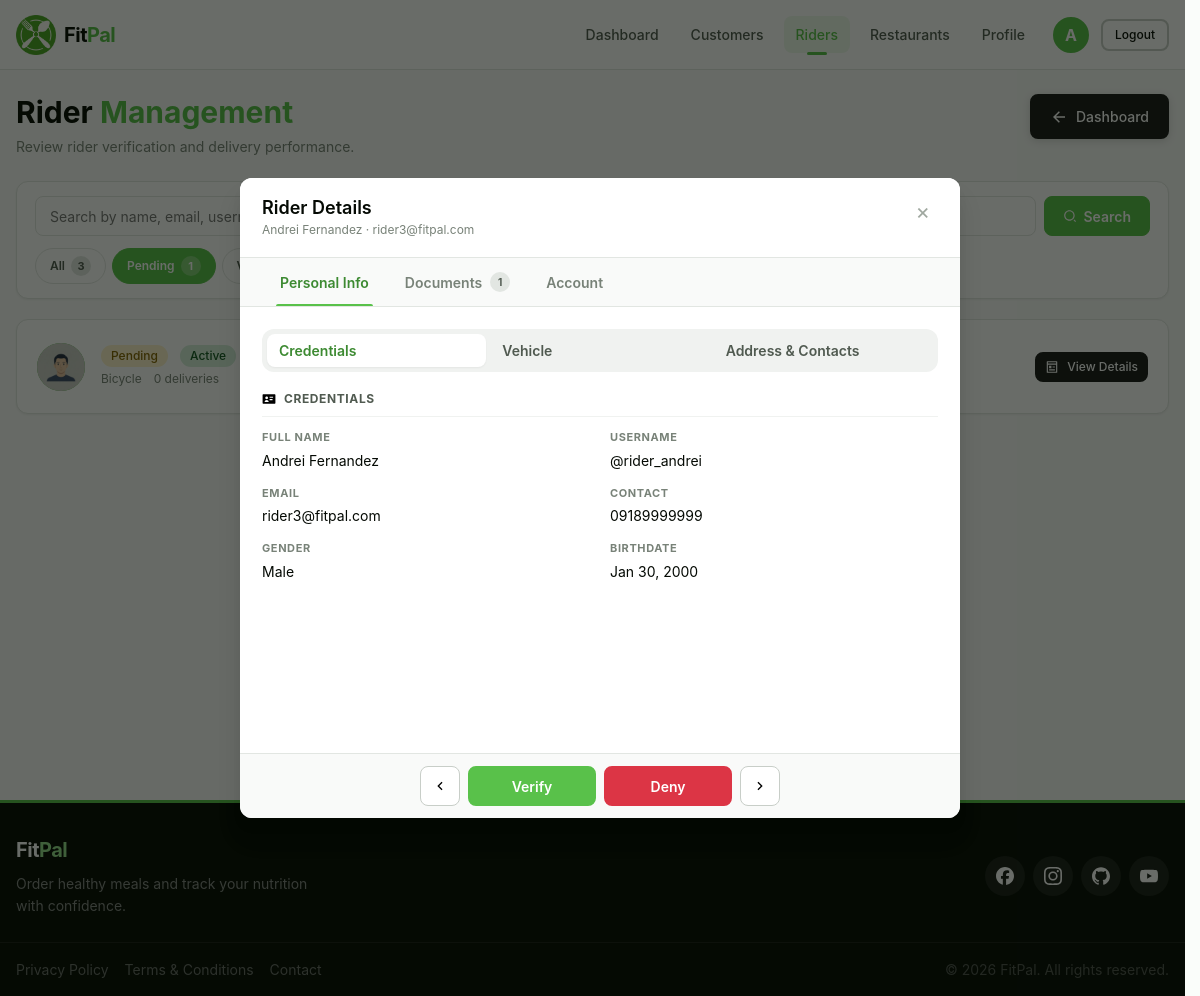
The page /admin/pages/riders.php?status=pending&open=3 (signed in) on the database its author committed.
### tables this page shows
CREATE TABLE delivery_rider (
    delivery_rider_id INT AUTO_INCREMENT PRIMARY KEY,
    first_name VARCHAR(50) NOT NULL,
    middle_name VARCHAR(50) NULL,
    last_name VARCHAR(50) NOT NULL,
    birthdate DATE NULL,
    gender VARCHAR(10) NULL CHECK (
        gender IN ('Male', 'Female', 'Other')
    ),
    email VARCHAR(100) NOT NULL UNIQUE,
    contact_number VARCHAR(15) NOT NULL UNIQUE,
    username VARCHAR(30) NULL UNIQUE,
    password VARCHAR(255) NOT NULL,
    date_created TIMESTAMP DEFAULT CURRENT_TIMESTAMP,
    is_active TINYINT(1) DEFAULT 1,
    INDEX idx_email (email),
    INDEX idx_contact_number (contact_number),
    INDEX idx_username (username)
) COMMENT = 'Delivery rider account information';

CREATE TABLE delivery_rider_profile (
    delivery_rider_profile_id INT AUTO_INCREMENT PRIMARY KEY,
    delivery_rider_id INT NOT NULL UNIQUE,
    financial_account_id INT NOT NULL UNIQUE,
    profile_picture VARCHAR(255) NULL,
    vehicle_type VARCHAR(20) NULL,
    vehicle_plate VARCHAR(10) NULL,
    verification_status VARCHAR(20) NOT NULL DEFAULT 'pending' CHECK (
        verification_status IN (
            'pending',
            'denied',
            'suspended',
            'verified'
        )
    ),
    verified_by_admin_id INT NULL,
    verified_at TIMESTAMP NULL,
    average_rating DECIMAL(2, 1) DEFAULT 0.0 CHECK (
        average_rating BETWEEN 0 AND 5
    ),
    total_deliveries INT DEFAULT 0 CHECK (total_deliveries >= 0),
    is_available TINYINT(1) DEFAULT 1,
    FOREIGN KEY (delivery_rider_id) REFERENCES delivery_rider (delivery_rider_id) ON DELETE CASCADE,
    FOREIGN KEY (financial_account_id) REFERENCES financial_account (financial_account_id) ON DELETE CASCADE,
    FOREIGN KEY (verified_by_admin_id) REFERENCES administrator (administrator_id) ON DELETE SET NULL,
    INDEX idx_delivery_rider_id (delivery_rider_id),
    INDEX idx_financial_account_id (financial_account_id),
    INDEX idx_verification_status (verification_status),
    INDEX idx_is_available (is_available)
) COMMENT = 'Delivery rider profile with verification and performance data';

### admin/pages/riders.php (the view, shortened to what the rows shown need)
<?php
require_once __DIR__ . '/../includes/header.php';
require_once __DIR__ . '/../backend/database/admin-queries.php';
$page   = isset($_GET['page']) ? max(1, (int)$_GET['page']) : 1;
$search = isset($_GET['search']) ? trim((string)$_GET['search']) : '';
$status = isset($_GET['status']) ? (string)$_GET['status'] : 'all';
$openId = isset($_GET['open']) ? (int)$_GET['open'] : 0;
$perPage = 5;
$data   = getRidersPaginated($database_connection, $page, $perPage, $search, $status);
$rows   = $data['rows'];
$openRider = null;
$openDocuments = [];
if ($openId > 0) {
    $openRider = getRiderDetails($database_connection, $openId);
    if ($openRider) {
        $openDocuments  = getRiderDocuments($database_connection, $openId);
    }
}
function buildRiderUrl(array $overrides = []): string
{
    $params = [
        'page'   => $_GET['page']   ?? 1,
        'search' => $_GET['search'] ?? '',
        'status' => $_GET['status'] ?? 'all',
    ];
    foreach ($overrides as $k => $v) {
        if ($v === null || $v === '') {
            unset($params[$k]);
        } else {
            $params[$k] = $v;
        }
    }
    return '?' . http_build_query($params);
}
?>
<div class="content admin-list-page">
    <div class="container">
        <header class="admin-page-header">
            <div class="admin-page-header-left">
                <h1 class="heading-2">Rider <span>Management</span></h1>
            </div>
        </header>
        <div class="admin-table-card">
            <?php if (empty($rows)): ?>
            <div class="admin-table-empty">
                <div class="admin-table-empty-icon" aria-hidden="true"
                    data-fallback-src="<?php echo $assetBase; ?>assets/images/icons/order.svg">
                    <img src="<?php echo $assetBase; ?>assets/images/icons/search-line.svg" alt="">
                </div>
                <p class="admin-table-empty-title">No riders found</p>
                <p class="admin-table-empty-text">
                    <?php if ($search !== ''): ?>
                    No results for "<?php echo htmlspecialchars($search, ENT_QUOTES, 'UTF-8'); ?>".
                    <?php else: ?>
                    Try a different filter.
                    <?php endif; ?>
                </p>
            </div>
            <?php else: ?>
            <div class="admin-table-riders">
                <?php foreach ($rows as $r):
                    $rid = (int)$r['delivery_rider_id'];
                    $name = adminName($r);
                    $initial = adminInitial($r);
                    $verification = (string)($r['verification_status'] ?? 'pending');
                    $isActive = (int)$r['is_active'] === 1;
                    $pic = (string)($r['profile_picture'] ?? '');
                    $picUrl = $pic !== '' ? adminAssetUrl($assetBase, $pic) : '';
                ?>
                <div class="admin-table-row">
                    <div class="admin-cell-avatar">
                        <?php if ($picUrl !== ''): ?>
                        <img src="<?php echo htmlspecialchars($picUrl, ENT_QUOTES, 'UTF-8'); ?>" alt=""
                            data-initial="<?php echo htmlspecialchars($initial, ENT_QUOTES, 'UTF-8'); ?>">
                        <?php else: ?>
                        <?php echo htmlspecialchars($initial, ENT_QUOTES, 'UTF-8'); ?>
                        <?php endif; ?>
                    </div>
                    <div class="admin-cell-body">
                        <p class="admin-cell-title"><?php echo htmlspecialchars($name, ENT_QUOTES, 'UTF-8'); ?></p>
                        <p class="admin-cell-subtitle">
                        </p>
                        <div class="admin-cell-meta">
                            <span class="admin-cell-meta-item">
                            </span>
                            <span class="admin-cell-meta-item">
                            </span>
                        </div>
                    </div>
                    <div class="admin-cell-body">
                        <div class="admin-cell-meta">
                            <span class="badge <?php echo adminVerificationBadgeClass($verification); ?>">
                                <?php echo adminVerificationLabel($verification); ?>
                            </span>
                            <span class="badge <?php echo $isActive ? 'badge-success' : 'badge-secondary'; ?>">
                                <?php echo $isActive ? 'Active' : 'Inactive'; ?>
                            </span>
                        </div>
                        <div class="admin-cell-meta">
                            <span class="admin-cell-meta-item">
                                <?php echo htmlspecialchars(ucfirst((string)($r['vehicle_type'] ?? '—')), ENT_QUOTES, 'UTF-8'); ?>
                            </span>
                            <span class="admin-cell-meta-item">
                                <?php echo number_format((int)($r['total_deliveries'] ?? 0)); ?> deliveries
                            </span>
                        </div>
                    </div>
                    <div class="admin-cell-actions">
                        <a href="<?php echo htmlspecialchars(buildRiderUrl(['open' => $rid]), ENT_QUOTES, 'UTF-8'); ?>"
                            class="btn btn-outline btn-sm">
                            <img src="<?php echo $assetBase; ?>assets/images/icons/pages-line.svg" alt=""
                                class="btn-icon btn-icon-14" width="14" height="14">
                            <span>View Details</span>
                        </a>
                    </div>
                </div>
                <?php endforeach; ?>
            </div>
            <?php endif; ?>
        </div>
    </div>
</div>
<div class="admin-modal <?php echo $openRider ? 'is-open' : ''; ?>" id="riderDetailsModal"
    aria-hidden="<?php echo $openRider ? 'false' : 'true'; ?>" role="dialog">
    <div class="admin-modal-panel admin-modal-panel-wide" role="document">
        <div class="admin-modal-header">
            <div class="admin-modal-header-left">
                <p class="admin-modal-title">Rider Details</p>
                <p class="admin-modal-subtitle">
                    <?php echo $openRider
                        ? htmlspecialchars(adminName($openRider) . ' · ' . $openRider['email'], ENT_QUOTES, 'UTF-8')
                        : 'Select a rider to review.'; ?>
                </p>
            </div>
        </div>
        <?php if (!$openRider): ?>
        <div class="admin-modal-panel-body">
            <p class="admin-detail-value admin-detail-value-muted">No rider selected.</p>
        </div>
        <?php else:
            $verification = (string)($openRider['verification_status'] ?? 'pending');
        ?>
        <div class="admin-modal-tabs" role="tablist">
            <button type="button" class="admin-modal-tab active" data-tab="personal" role="tab">
                Personal Info
            </button>
            <button type="button" class="admin-modal-tab" data-tab="documents" role="tab">
                Documents <span class="tab-count"><?php echo count($openDocuments); ?></span>
            </button>
            <button type="button" class="admin-modal-tab" data-tab="account" role="tab">
                Account
            </button>
        </div>
        <div class="admin-modal-panel-body">
            <div class="admin-modal-tab-panel active" data-tab-panel="personal" role="tabpanel">
                <div class="admin-subtabs" role="tablist">
                    <button type="button" class="admin-subtab active" data-subtab="credentials" role="tab">
                        Credentials
                    </button>
                    <button type="button" class="admin-subtab" data-subtab="vehicle" role="tab">
                        Vehicle
                    </button>
                    <button type="button" class="admin-subtab" data-subtab="contact" role="tab">
                        Address &amp; Contacts
                    </button>
                </div>
                <div class="admin-modal-phase active" data-phase="credentials" role="tabpanel">
                    <h3 class="admin-section-heading">
                        <img src="<?php echo $assetBase; ?>assets/images/icons/id-card-fill.svg" alt="" width="14"
                            height="14" class="btn-icon-no-filter">
                        Credentials
                    </h3>
                    <div class="admin-detail-grid">
                        <div class="admin-detail-item">
                            <span class="admin-detail-label">Full Name</span>
                            <span
                                class="admin-detail-value"><?php echo htmlspecialchars(adminName($openRider), ENT_QUOTES, 'UTF-8'); ?></span>
                        </div>
                        <div class="admin-detail-item">
                            <span class="admin-detail-label">Username</span>
                            <span
                                class="admin-detail-value">@<?php echo htmlspecialchars((string)($openRider['username'] ?? '—'), ENT_QUOTES, 'UTF-8'); ?></span>
                        </div>
                        <div class="admin-detail-item">
                            <span class="admin-detail-label">Email</span>
                            <span
                                class="admin-detail-value"><?php echo htmlspecialchars((string)$openRider['email'], ENT_QUOTES, 'UTF-8'); ?></span>
                        </div>
                        <div class="admin-detail-item">
                            <span class="admin-detail-label">Contact</span>
                            <span
                                class="admin-detail-value"><?php echo htmlspecialchars((string)($openRider['contact_number'] ?? '—'), ENT_QUOTES, 'UTF-8'); ?></span>
                        </div>
                        <div class="admin-detail-item">
                            <span class="admin-detail-label">Gender</span>
                            <span
                                class="admin-detail-value"><?php echo htmlspecialchars((string)($openRider['gender'] ?? '—'), ENT_QUOTES, 'UTF-8'); ?></span>
                        </div>
                        <div class="admin-detail-item">
                            <span class="admin-detail-label">Birthdate</span>
                            <span
                                class="admin-detail-value"><?php echo htmlspecialchars(formatAdminDateShort((string)($openRider['birthdate'] ?? '')), ENT_QUOTES, 'UTF-8'); ?></span>
                        </div>
                    </div>
                </div>
            </div>
        </div>
        <div class="admin-modal-tab-footer">
            <button type="button" class="tab-arrow" data-phase-prev aria-label="Previous">
                <img src="<?php echo $assetBase; ?>assets/images/icons/arrow-left-s-line.svg" alt="" width="16"
                    height="16">
            </button>
            <div class="admin-modal-footer-center">
                <div class="admin-modal-footer-actions">
                    <?php if ($verification === 'pending'): ?>
                    <form method="POST" action="../backend/handlers/admin-handler.php">
                        <button type="submit" class="btn btn-primary btn-sm">Verify</button>
                    </form>
                    <form method="POST" action="../backend/handlers/admin-handler.php">
                        <button type="submit" class="btn btn-danger btn-sm">Deny</button>
                    </form>
                    <?php endif; ?>
                </div>
            </div>
            <button type="button" class="tab-arrow" data-phase-next aria-label="Next">
                <img src="<?php echo $assetBase; ?>assets/images/icons/arrow-right-s-line.svg" alt="" width="16"
                    height="16">
            </button>
        </div>
        <?php endif; ?>
    </div>
</div>
<?php require_once __DIR__ . '/../../shared/includes/footer.php'; ?>

### rows shown on the page
delivery_rider: verification "Pending", is_active "Active", vehicle_type "Bicycle", total_deliveries "0"
delivery_rider_profile: delivery_rider.email "Andrei Fernandez · rider3@fitpal.com", delivery_rider.username "rider_andrei", delivery_rider.email "rider3@fitpal.com", delivery_rider.contact_number "09189999999", delivery_rider.gender "Male", delivery_rider.birthdate "Jan 30, 2000"

### other values the page prints
$adminInitial "A"
$counts['all'] "3"
$counts['pending'] "1"
count($openDocuments) "1"
adminName($openRider) "Andrei Fernandez"
